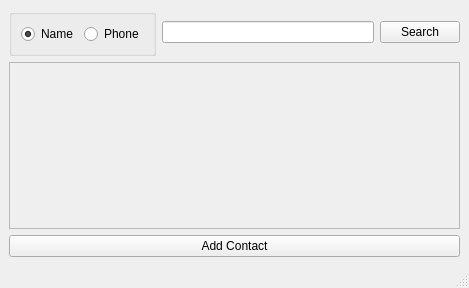
<?xml version="1.0" encoding="UTF-8"?>
<ui version="4.0">
 <class>Book</class>
 <widget class="QMainWindow" name="Book">
  <property name="geometry">
   <rect>
    <x>0</x>
    <y>0</y>
    <width>469</width>
    <height>288</height>
   </rect>
  </property>
  <property name="sizePolicy">
   <sizepolicy hsizetype="Expanding" vsizetype="Preferred">
    <horstretch>0</horstretch>
    <verstretch>0</verstretch>
   </sizepolicy>
  </property>
  <property name="windowTitle">
   <string>Book</string>
  </property>
  <widget class="QWidget" name="centralwidget">
   <property name="sizePolicy">
    <sizepolicy hsizetype="Expanding" vsizetype="Preferred">
     <horstretch>0</horstretch>
     <verstretch>0</verstretch>
    </sizepolicy>
   </property>
   <layout class="QVBoxLayout" name="verticalLayout_2">
    <item>
     <layout class="QHBoxLayout" name="horizontalLayout_2">
      <item>
       <widget class="QGroupBox" name="groupBox">
        <property name="title">
         <string/>
        </property>
        <layout class="QHBoxLayout" name="horizontalLayout">
         <item>
          <widget class="QRadioButton" name="rbName">
           <property name="text">
            <string>Name</string>
           </property>
           <property name="checked">
            <bool>true</bool>
           </property>
          </widget>
         </item>
         <item>
          <widget class="QRadioButton" name="rbPhone">
           <property name="text">
            <string>Phone</string>
           </property>
          </widget>
         </item>
        </layout>
       </widget>
      </item>
      <item alignment="Qt::AlignVCenter">
       <widget class="QLineEdit" name="searchLine"/>
      </item>
      <item>
       <widget class="QPushButton" name="searchButton">
        <property name="text">
         <string>Search</string>
        </property>
       </widget>
      </item>
     </layout>
    </item>
    <item>
     <widget class="QScrollArea" name="scrollArea">
      <property name="widgetResizable">
       <bool>true</bool>
      </property>
      <widget class="QWidget" name="scrollAreaWidgetContents">
       <property name="geometry">
        <rect>
         <x>0</x>
         <y>0</y>
         <width>449</width>
         <height>153</height>
        </rect>
       </property>
       <property name="sizePolicy">
        <sizepolicy hsizetype="Expanding" vsizetype="Preferred">
         <horstretch>0</horstretch>
         <verstretch>0</verstretch>
        </sizepolicy>
       </property>
       <layout class="QVBoxLayout" name="verticalLayout">
        <item>
         <layout class="QVBoxLayout" name="scrollLayout">
          <property name="spacing">
           <number>2</number>
          </property>
         </layout>
        </item>
       </layout>
      </widget>
     </widget>
    </item>
    <item>
     <widget class="QPushButton" name="btnAddContact">
      <property name="text">
       <string>Add Contact</string>
      </property>
     </widget>
    </item>
   </layout>
  </widget>
  <widget class="QMenuBar" name="menubar">
   <property name="geometry">
    <rect>
     <x>0</x>
     <y>0</y>
     <width>469</width>
     <height>21</height>
    </rect>
   </property>
  </widget>
  <widget class="QStatusBar" name="statusbar"/>
  <action name="actionAddContact">
   <property name="text">
    <string>AddContact</string>
   </property>
  </action>
  <action name="actionSearchMode_Name">
   <property name="text">
    <string>SearchMode_Name</string>
   </property>
  </action>
  <action name="actionSearchMode_Phone">
   <property name="text">
    <string>SearchMode_Phone</string>
   </property>
  </action>
  <action name="actionSearch">
   <property name="text">
    <string>Search</string>
   </property>
  </action>
 </widget>
 <resources/>
 <connections/>
</ui>
